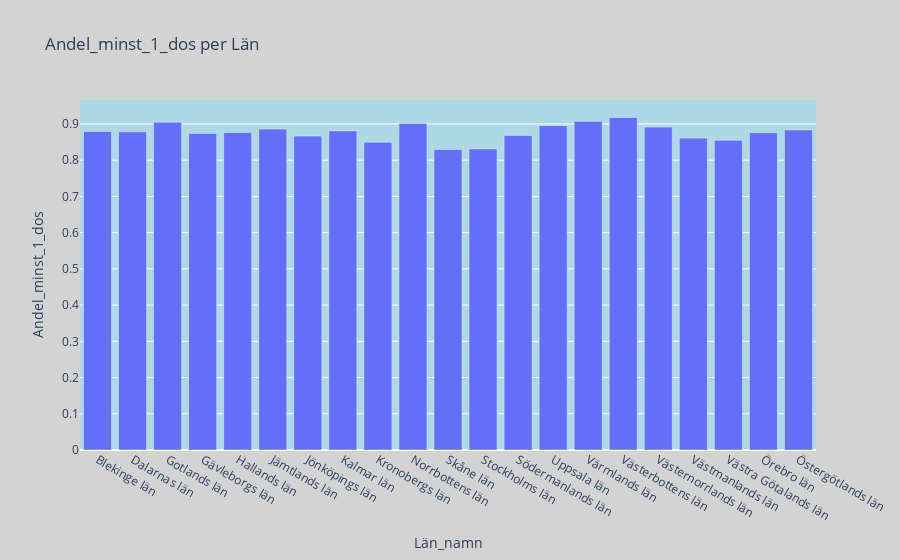
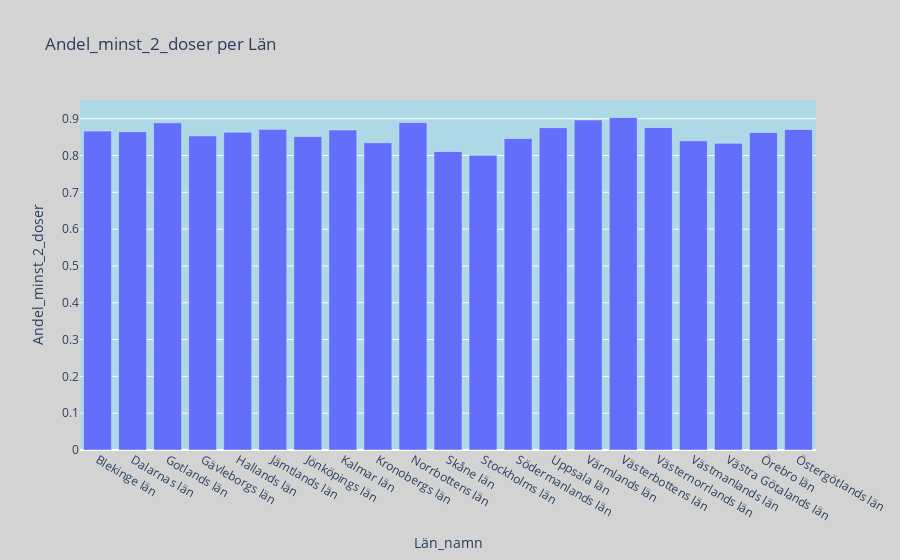
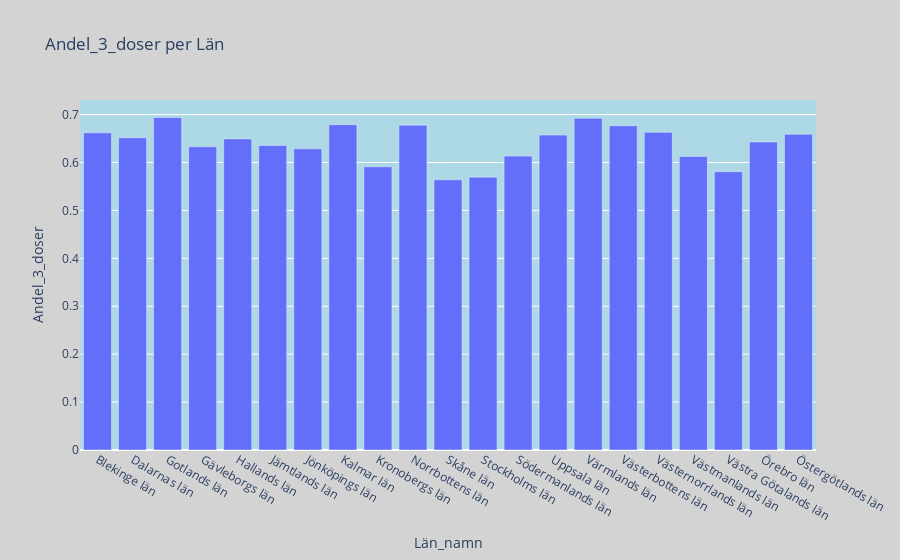
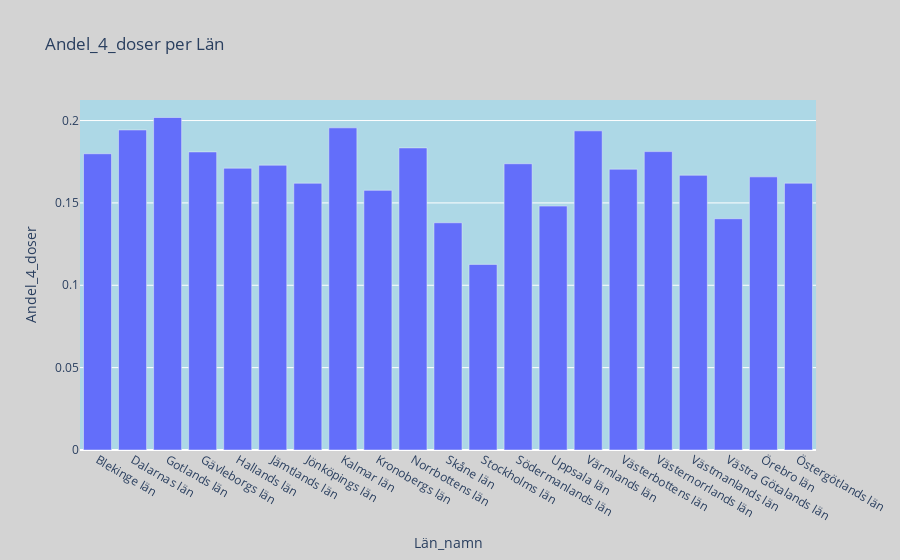

Notebook cell for these charts, in order:
### Code cell
# Beräknar andelen befolkning med minst 1, 2, 3 och 4 vaccindoser per län
grupperade_län['Andel_minst_1_dos'] = grupperade_län['Antal minst 1 dos'] / grupperade_län['Befolkning']
grupperade_län['Andel_minst_2_doser'] = grupperade_län['Antal minst 2 doser'] / grupperade_län['Befolkning']
grupperade_län['Andel_3_doser'] = grupperade_län['Antal 3 doser'] / grupperade_län['Befolkning']
grupperade_län['Andel_4_doser'] = grupperade_län['Antal 4 doser'] / grupperade_län['Befolkning']

# Skapar stapeldiagram för varje doskategori för att visualisera vaccinationsfördelningen per län
for dos in ['Andel_minst_1_dos', 'Andel_minst_2_doser', 'Andel_3_doser', 'Andel_4_doser']:
    fig = px.bar(grupperade_län, x=grupperade_län.index, y=dos, title=f'{dos} per Län')
    fig.update_layout(
        plot_bgcolor='lightblue', 
        paper_bgcolor='lightgrey' 
    )
    fig.show()

### Figure 1 — Plotly figure (JSON) as saved in the notebook; plotly's stock layout.template omitted (floating-point values rounded to 4 significant figures)
{"data": [{"alignmentgroup": "True", "hovertemplate": "Län_namn=%{x}<br>Andel_minst_1_dos=%{y}<extra></extra>", "legendgroup": "", "marker": {"color": "#636efa", "pattern": {"shape": ""}}, "name": "", "offsetgroup": "", "orientation": "v", "showlegend": false, "textposition": "auto", "type": "bar", "x": ["Blekinge län", "Dalarnas län", "Gotlands län", "Gävleborgs län", "Hallands län", "Jämtlands län", "Jönköpings län", "Kalmar län", "Kronobergs län", "Norrbottens län", "Skåne län", "Stockholms län", "Södermanlands län", "Uppsala län", "Värmlands län", "Västerbottens län", "Västernorrlands län", "Västmanlands län", "Västra Götalands län", "Örebro län", "Östergötlands län"], "xaxis": "x", "y": [0.8792, 0.8784, 0.9047, 0.8738, 0.8765, 0.8859, 0.8664, 0.8808, 0.8498, 0.9015, 0.8293, 0.8312, 0.8683, 0.8954, 0.9072, 0.9178, 0.8913, 0.861, 0.8551, 0.8759, 0.8834], "yaxis": "y"}], "layout": {"barmode": "relative", "legend": {"tracegroupgap": 0}, "paper_bgcolor": "lightgrey", "plot_bgcolor": "lightblue", "title": {"text": "Andel_minst_1_dos per Län"}, "xaxis": {"anchor": "y", "domain": [0, 1], "title": {"text": "Län_namn"}}, "yaxis": {"anchor": "x", "domain": [0, 1], "title": {"text": "Andel_minst_1_dos"}}}}

### Figure 2 — Plotly figure (JSON) as saved in the notebook; plotly's stock layout.template omitted (floating-point values rounded to 4 significant figures)
{"data": [{"alignmentgroup": "True", "hovertemplate": "Län_namn=%{x}<br>Andel_minst_2_doser=%{y}<extra></extra>", "legendgroup": "", "marker": {"color": "#636efa", "pattern": {"shape": ""}}, "name": "", "offsetgroup": "", "orientation": "v", "showlegend": false, "textposition": "auto", "type": "bar", "x": ["Blekinge län", "Dalarnas län", "Gotlands län", "Gävleborgs län", "Hallands län", "Jämtlands län", "Jönköpings län", "Kalmar län", "Kronobergs län", "Norrbottens län", "Skåne län", "Stockholms län", "Södermanlands län", "Uppsala län", "Värmlands län", "Västerbottens län", "Västernorrlands län", "Västmanlands län", "Västra Götalands län", "Örebro län", "Östergötlands län"], "xaxis": "x", "y": [0.8665, 0.8649, 0.8888, 0.8535, 0.8636, 0.8711, 0.8516, 0.8697, 0.8347, 0.8897, 0.8109, 0.8011, 0.8461, 0.8757, 0.8968, 0.9034, 0.8762, 0.84, 0.8336, 0.8624, 0.8709], "yaxis": "y"}], "layout": {"barmode": "relative", "legend": {"tracegroupgap": 0}, "paper_bgcolor": "lightgrey", "plot_bgcolor": "lightblue", "title": {"text": "Andel_minst_2_doser per Län"}, "xaxis": {"anchor": "y", "domain": [0, 1], "title": {"text": "Län_namn"}}, "yaxis": {"anchor": "x", "domain": [0, 1], "title": {"text": "Andel_minst_2_doser"}}}}

### Figure 3 — Plotly figure (JSON) as saved in the notebook; plotly's stock layout.template omitted (floating-point values rounded to 4 significant figures)
{"data": [{"alignmentgroup": "True", "hovertemplate": "Län_namn=%{x}<br>Andel_3_doser=%{y}<extra></extra>", "legendgroup": "", "marker": {"color": "#636efa", "pattern": {"shape": ""}}, "name": "", "offsetgroup": "", "orientation": "v", "showlegend": false, "textposition": "auto", "type": "bar", "x": ["Blekinge län", "Dalarnas län", "Gotlands län", "Gävleborgs län", "Hallands län", "Jämtlands län", "Jönköpings län", "Kalmar län", "Kronobergs län", "Norrbottens län", "Skåne län", "Stockholms län", "Södermanlands län", "Uppsala län", "Värmlands län", "Västerbottens län", "Västernorrlands län", "Västmanlands län", "Västra Götalands län", "Örebro län", "Östergötlands län"], "xaxis": "x", "y": [0.6622, 0.6518, 0.694, 0.6329, 0.6494, 0.6355, 0.6286, 0.679, 0.5911, 0.678, 0.5639, 0.5695, 0.6134, 0.6572, 0.6924, 0.6769, 0.6631, 0.6128, 0.5809, 0.643, 0.6591], "yaxis": "y"}], "layout": {"barmode": "relative", "legend": {"tracegroupgap": 0}, "paper_bgcolor": "lightgrey", "plot_bgcolor": "lightblue", "title": {"text": "Andel_3_doser per Län"}, "xaxis": {"anchor": "y", "domain": [0, 1], "title": {"text": "Län_namn"}}, "yaxis": {"anchor": "x", "domain": [0, 1], "title": {"text": "Andel_3_doser"}}}}

### Figure 4 — Plotly figure (JSON) as saved in the notebook; plotly's stock layout.template omitted (floating-point values rounded to 4 significant figures)
{"data": [{"alignmentgroup": "True", "hovertemplate": "Län_namn=%{x}<br>Andel_4_doser=%{y}<extra></extra>", "legendgroup": "", "marker": {"color": "#636efa", "pattern": {"shape": ""}}, "name": "", "offsetgroup": "", "orientation": "v", "showlegend": false, "textposition": "auto", "type": "bar", "x": ["Blekinge län", "Dalarnas län", "Gotlands län", "Gävleborgs län", "Hallands län", "Jämtlands län", "Jönköpings län", "Kalmar län", "Kronobergs län", "Norrbottens län", "Skåne län", "Stockholms län", "Södermanlands län", "Uppsala län", "Värmlands län", "Västerbottens län", "Västernorrlands län", "Västmanlands län", "Västra Götalands län", "Örebro län", "Östergötlands län"], "xaxis": "x", "y": [0.1799, 0.1943, 0.2019, 0.181, 0.1711, 0.1729, 0.162, 0.1956, 0.1576, 0.1834, 0.1379, 0.1127, 0.1738, 0.1481, 0.1938, 0.1705, 0.1811, 0.1668, 0.1404, 0.1658, 0.162], "yaxis": "y"}], "layout": {"barmode": "relative", "legend": {"tracegroupgap": 0}, "paper_bgcolor": "lightgrey", "plot_bgcolor": "lightblue", "title": {"text": "Andel_4_doser per Län"}, "xaxis": {"anchor": "y", "domain": [0, 1], "title": {"text": "Län_namn"}}, "yaxis": {"anchor": "x", "domain": [0, 1], "title": {"text": "Andel_4_doser"}}}}
